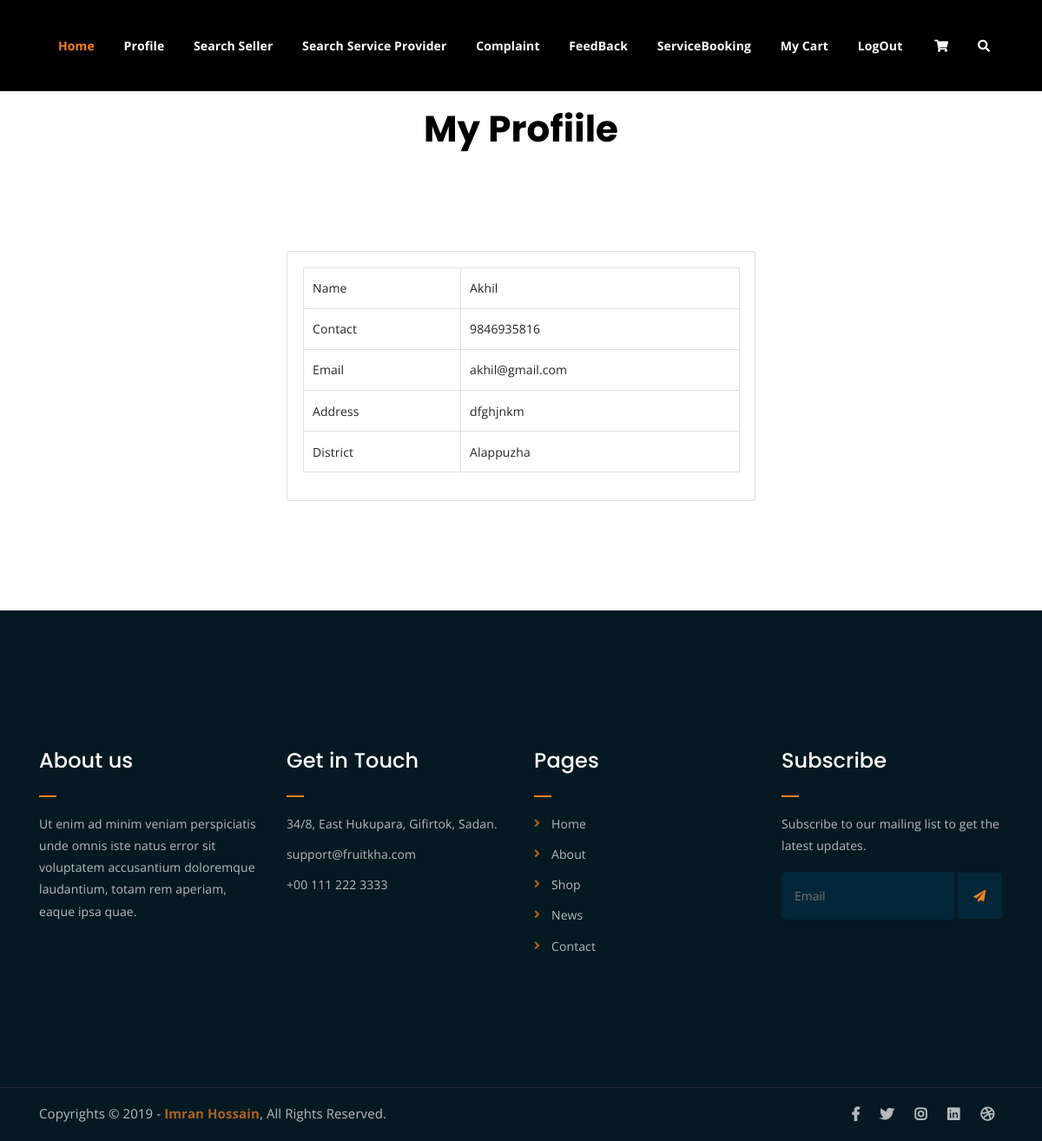
/User/myprofile/ (signed in), run on the app's committed database.
### Guest/models.py (models this page shows)
class tbl_newuser(models.Model):
    name=models.CharField(max_length=50)
    contact=models.IntegerField()
    email=models.EmailField(max_length=50)
    address=models.TextField()
    password=models.CharField(max_length=50)
    district=models.ForeignKey(tbl_district,on_delete=models.CASCADE)

### Admin/models.py (models this page shows)
class tbl_district(models.Model):
    district_name=models.CharField(max_length=50)

### User/views.py (the view)
# urls.py: path('myprofile/',views.myprofile,name="MyProfile"),
def myprofile(request):
    udata=tbl_newuser.objects.get(id=request.session['uid'])
    return render(request,"User/MyProfile.html",{'udata':udata})

### User/Templates/User/MyProfile.html (shortened to what this page needs)
{% extends 'User/header.html'%}
{% load static %}
{% block content %}
<!DOCTYPE html>
<html lang="en">
<head>
</head>
<body>
    <center><h2 style="color: black">My Profiile</h2></center>
    <br><br><br>
    <form action="" method="post">
        <div class="container mt-5">
            <div class="row justify-content-center">
                <div class="col-md-6">
                    <div class="card">
                        <div class="card-body">
                            <table class="table table-bordered">
                                <tr>
                                    <td>Name</td>
                                    <td>{{udata.name}}</td>
                                </tr>
                                <tr>
                                    <td>Contact</td>
                                    <td>{{udata.contact}}</td>
                                </tr>
                                <tr>
                                    <td>Email</td>
                                    <td>{{udata.email}}</td>
                                </tr>
                                <tr>
                                    <td>Address</td>
                                    <td>{{udata.address}}</td>
                                </tr>
                                <tr>
                                    <td>District</td>
                                    <td>{{udata.district.district_name}}</td>
                                </tr>
                            </table>
                        </div>
                    </div>
                </div>
            </div>
        </div>
    </form>
</body>
</html>
{% endblock content %}

### Guest/static/Main/assets/css/main.css (style rules this page uses)
html { font-size: 14px; font-weight: 400; line-height: 28px; height: 100%; }
body { font-family: "Open Sans", sans-serif; font-weight: 400; font-size: 1rem; letter-spacing: 0.1px; line-height: 1.8; color: #051922; overflow-x: hidden; }
h1, .h1, h2, .h2, h3, .h3, h4, .h4, h5, .h5, h6, .h6 { font-family: "Poppins", sans-serif; font-weight: 700; margin: 0 0 1.25rem 0; color: white; }
h1:last-child, .h1:last-child, h2:last-child, .h2:last-child, h3:last-child, .h3:last-child, h4:last-child, .h4:last-child, h5:last-child, .h5:last-child, h6:last-child, .h6:last-child { margin: 0; }
h2, .h2 { font-size: 3rem; font-weight: 700; line-height: 3.25rem; }
html, body { height: 100%; }

### data on the page
tbl_newuser: name "Akhil", contact "9846935816", email "akhil@gmail.com", address "dfghjnkm", district.district_name "Alappuzha"
